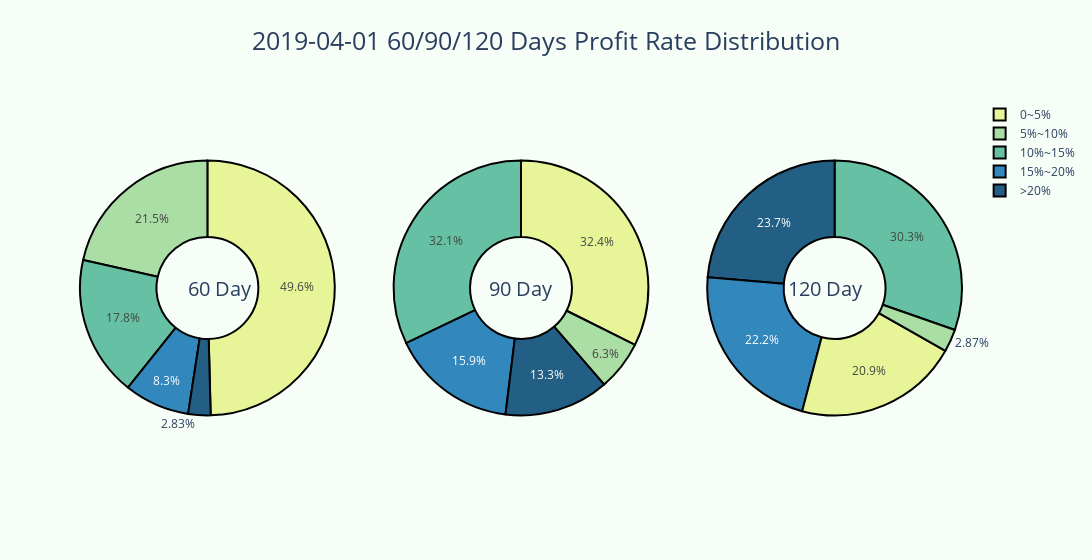

The notebook cell saved with this chart:
### Code cell
import plotly.graph_objects as go
from plotly.subplots import make_subplots

labels = ['5%~10%', '0~5%', '10%~15%', '15%~20%', '>20%']
# labels = ["US", "China", "European Union", "Russian Federation", "Brazil", "India",
#           "Rest of World"]
colors = ['#AADEA4','#E7F598','#66C1A4','#3287BD','#235e84']
# Create subplots: use 'domain' type for Pie subplot
fig = make_subplots(rows=1, cols=3, specs=[[{'type':'domain'}, {'type':'domain'}, {'type':'domain'}]])
fig.add_trace(go.Pie(labels=labels, values=[df.query('profit_avg_60 < 0.05').index.__len__(), df.query('0.05 < profit_avg_60 < 0.1').index.__len__(), df.query('0.1 < profit_avg_60 <= 0.15').index.__len__(), df.query('0.15 < profit_avg_60 <= 0.2').index.__len__(), df.query('0.2 < profit_avg_60').index.__len__()], name="60 Day Profit"),
              1, 1)
fig.add_trace(go.Pie(labels=labels, values=[df.query('profit_avg_90 < 0.05').index.__len__(), df.query('0.05 < profit_avg_90 < 0.1').index.__len__(), df.query('0.1 < profit_avg_90 <= 0.15').index.__len__(), df.query('0.15 < profit_avg_90 <= 0.2').index.__len__(), df.query('0.2 < profit_avg_90').index.__len__()], name="90 Day Profit"),
              1, 2)
fig.add_trace(go.Pie(labels=labels, values=[df.query('profit_avg_120 < 0.05').index.__len__(), df.query('0.05 < profit_avg_120 < 0.1').index.__len__(), df.query('0.1 < profit_avg_120 <= 0.15').index.__len__(), df.query('0.15 < profit_avg_120 <= 0.2').index.__len__(), df.query('0.2 < profit_avg_120').index.__len__()], name="120 Day Profit"),
              1, 3)

# Use `hole` to create a donut-like pie chart
fig.update_traces(hole=.4, hoverinfo="label+percent+name")
 
fig.update_layout(
    title_text="2019-04-01 60/90/120 Days Profit Rate Distribution",
    title_font_size=25,
    title_x=0.5,
    width=1200,
    # title_xanchor='auto',
    paper_bgcolor="#f7fdf7",
    # Add annotations in the center of the donut pies.
    annotations=[dict(text='60 Day', x=0.12, y=0.5, font_size=20, showarrow=False),
                 dict(text='90 Day', x=0.5, y=0.5, font_size=20, showarrow=False),
                 dict(text='120 Day', x=0.89, y=0.5, font_size=20, showarrow=False)])

fig.update_traces(marker=dict(colors=colors, line=dict(color='#000000',width=2)))
fig.show()

import os

if not os.path.exists("select_result_visualization"):
    os.mkdir("select_result_visualization")
fig.write_image("select_result_visualization/fig1.png",engine='auto')

### Figure 1 — Plotly figure (JSON) as saved in the notebook; plotly's stock layout.template omitted (floating-point values rounded to 4 significant figures)
{"data": [{"domain": {"x": [0, 0.2889], "y": [0, 1]}, "hole": 0.4, "hoverinfo": "label+percent+name", "labels": ["5%~10%", "0~5%", "10%~15%", "15%~20%", ">20%"], "marker": {"colors": ["#AADEA4", "#E7F598", "#66C1A4", "#3287BD", "#235e84"], "line": {"color": "#000000", "width": 2}}, "name": "60 Day Profit", "type": "pie", "values": [2148, 4959, 1780, 830, 283]}, {"domain": {"x": [0.3556, 0.6444], "y": [0, 1]}, "hole": 0.4, "hoverinfo": "label+percent+name", "labels": ["5%~10%", "0~5%", "10%~15%", "15%~20%", ">20%"], "marker": {"colors": ["#AADEA4", "#E7F598", "#66C1A4", "#3287BD", "#235e84"], "line": {"color": "#000000", "width": 2}}, "name": "90 Day Profit", "type": "pie", "values": [630, 3237, 3213, 1593, 1327]}, {"domain": {"x": [0.7111, 1], "y": [0, 1]}, "hole": 0.4, "hoverinfo": "label+percent+name", "labels": ["5%~10%", "0~5%", "10%~15%", "15%~20%", ">20%"], "marker": {"colors": ["#AADEA4", "#E7F598", "#66C1A4", "#3287BD", "#235e84"], "line": {"color": "#000000", "width": 2}}, "name": "120 Day Profit", "type": "pie", "values": [287, 2089, 3034, 2223, 2367]}], "layout": {"annotations": [{"font": {"size": 20}, "showarrow": false, "text": "60 Day", "x": 0.12, "y": 0.5}, {"font": {"size": 20}, "showarrow": false, "text": "90 Day", "x": 0.5, "y": 0.5}, {"font": {"size": 20}, "showarrow": false, "text": "120 Day", "x": 0.89, "y": 0.5}], "paper_bgcolor": "#f7fdf7", "title": {"font": {"size": 25}, "text": "2019-04-01 60/90/120 Days Profit Rate Distribution", "x": 0.5}, "width": 1200}}
